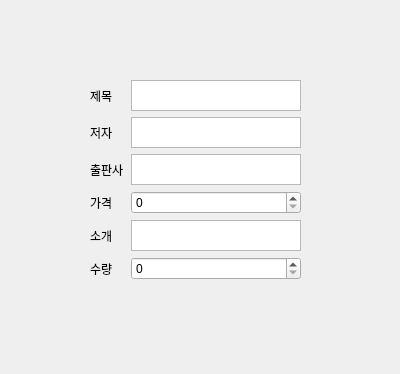
<?xml version="1.0" encoding="UTF-8"?>
<ui version="4.0">
 <class>EditBookWidget</class>
 <widget class="QWidget" name="EditBookWidget">
  <property name="geometry">
   <rect>
    <x>0</x>
    <y>0</y>
    <width>400</width>
    <height>374</height>
   </rect>
  </property>
  <property name="windowTitle">
   <string>Form</string>
  </property>
  <widget class="QWidget" name="formLayoutWidget">
   <property name="geometry">
    <rect>
     <x>90</x>
     <y>80</y>
     <width>211</width>
     <height>201</height>
    </rect>
   </property>
   <layout class="QFormLayout" name="formLayout">
    <property name="horizontalSpacing">
     <number>7</number>
    </property>
    <item row="0" column="0">
     <widget class="QLabel" name="label">
      <property name="text">
       <string>제목</string>
      </property>
     </widget>
    </item>
    <item row="0" column="1">
     <widget class="QTextEdit" name="textEdit"/>
    </item>
    <item row="1" column="0">
     <widget class="QLabel" name="label_2">
      <property name="text">
       <string>저자</string>
      </property>
     </widget>
    </item>
    <item row="1" column="1">
     <widget class="QTextEdit" name="textEdit_2"/>
    </item>
    <item row="2" column="0">
     <widget class="QLabel" name="label_3">
      <property name="text">
       <string>출판사</string>
      </property>
     </widget>
    </item>
    <item row="2" column="1">
     <widget class="QTextEdit" name="textEdit_3"/>
    </item>
    <item row="4" column="0">
     <widget class="QLabel" name="label_4">
      <property name="text">
       <string>소개</string>
      </property>
     </widget>
    </item>
    <item row="4" column="1">
     <widget class="QTextEdit" name="textEdit_4"/>
    </item>
    <item row="3" column="1">
     <widget class="QSpinBox" name="spinBox"/>
    </item>
    <item row="3" column="0">
     <widget class="QLabel" name="label_5">
      <property name="text">
       <string>가격</string>
      </property>
     </widget>
    </item>
    <item row="5" column="0">
     <widget class="QLabel" name="label_6">
      <property name="text">
       <string>수량</string>
      </property>
     </widget>
    </item>
    <item row="5" column="1">
     <widget class="QSpinBox" name="spinBox_2"/>
    </item>
   </layout>
  </widget>
 </widget>
 <resources/>
 <connections/>
</ui>
